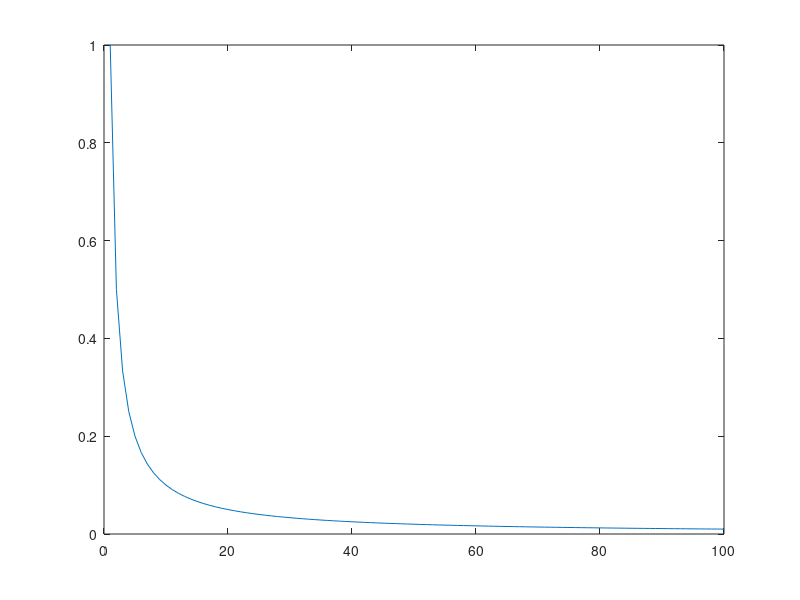

The MATLAB script that drew this image: (Note: this script raises an error after producing the figure.)
%% prereqs

%% Figure 18.1

figure

% 1/f function
c = 1;
x = 1;

plot(c./(1:100).^x)

%% Figure 18.2

% load sample EEG data
load("../sampleEEGdata (1).mat")

% wavelet parameters
min_freq = 2;
max_freq = 128;
num_frex = 30;

% other wavelet parameters
frequencies = logspace(log10(min_freq),log10(max_freq),num_frex);
time = -1:1/EEG.srate:1;
half_of_wavelet_size = (length(time)-1)/2;

% FFT parameters (use next-power-of-2)
n_wavelet     = length(time);
n_data        = EEG.pnts;
n_convolution = n_wavelet+n_data-1;
n_conv_pow2   = pow2(nextpow2(n_convolution));
wavelet_cycles= 4; 


electrode_indx = [23 35 64];
rand_tpnts = [10 50 150 300 640];
% FFT of data (note: this doesn't change on frequency iteration)
req_data = zeros(length(electrode_indx),length(rand_tpnts),EEG.trials);
for trial_ind=1:EEG.trials
    for elecInd=1:length(electrode_indx)
        hilbert_sig = hilbert(EEG.data(elecInd,:,trial_ind));
        inst_phase_all = angle(hilbert_sig);
        for tpnts=1:length(rand_tpnts)
            inst_phase_tpnts = inst_phase_all(tpnts);
            req_data(electrode_indx(elecInd),tpnts,trial_ind) = inst_phase_tpnts;
%             fft_data = EEG.data(electrode_indx(elecInd),rand_tpnts(tpnts),trial_ind);
%             disp(fft_data)
        end
    end
end
figure
elec_name_array = string({EEG.chanlocs.labels});
elecInd = electrode_indx(3); %select the electrode you want
% for figInd=1:15
%     subplot(3,5,figInd)
% for k=1:3

for j=1:5
    subplot(3,5,j)
    res_x = 0;
    res_y = 0;
    for i=1:EEG.trials
        % Compute x and y components of the vector
        x_component = cos(req_data(elecInd,j,i));   
        y_component = sin(req_data(elecInd,j,i));
        % Plot the unit vector starting from the origin
        quiver(0, 0, x_component, y_component, 'Color', 'b', 'LineWidth', 2);
        hold on;
%         res_x=res_x+x_component;
%         res_y=res_y+y_component;
%         if i==EEG.trials
%             quiver(0, 0, res_x, res_y, 'Color', 'r', 'LineWidth', 2);
%         end
    end
    axis equal;
    grid on;
    xlabel('X');
    ylabel('Y');
    title(['Timestamp:',num2str(rand_tpnts(j)),'Electrode',elec_name_array(elecInd)]);
end
% end
% end
